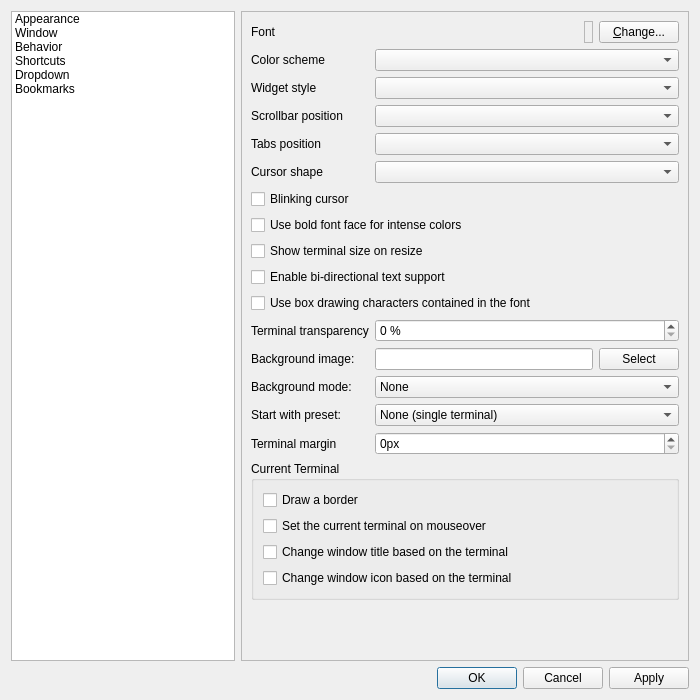
<?xml version="1.0" encoding="UTF-8"?>
<ui version="4.0">
 <class>PropertiesDialog</class>
 <widget class="QDialog" name="PropertiesDialog">
  <property name="geometry">
   <rect>
    <x>0</x>
    <y>0</y>
    <width>700</width>
    <height>700</height>
   </rect>
  </property>
  <property name="windowTitle">
   <string>Terminal settings</string>
  </property>
  <layout class="QGridLayout" name="gridLayout">
   <item row="0" column="0">
    <widget class="QListWidget" name="listWidget">
     <item>
      <property name="text">
       <string>Appearance</string>
      </property>
      <property name="icon">
       <iconset theme="preferences-desktop-theme">
        <normaloff>.</normaloff>.</iconset>
      </property>
     </item>
     <item>
      <property name="text">
       <string>Window</string>
      </property>
      <property name="icon">
       <iconset theme="preferences-system-windows"/>
      </property>
     </item>
     <item>
      <property name="text">
       <string>Behavior</string>
      </property>
      <property name="icon">
       <iconset theme="preferences-system">
        <normaloff>.</normaloff>.</iconset>
      </property>
     </item>
     <item>
      <property name="text">
       <string>Shortcuts</string>
      </property>
      <property name="icon">
       <iconset theme="preferences-desktop-keyboard">
        <normaloff>.</normaloff>.</iconset>
      </property>
     </item>
     <item>
      <property name="text">
       <string>Dropdown</string>
      </property>
      <property name="icon">
       <iconset theme="utilities-terminal">
        <normaloff>.</normaloff>.</iconset>
      </property>
     </item>
     <item>
      <property name="text">
       <string>Bookmarks</string>
      </property>
      <property name="icon">
       <iconset theme="bookmark-new">
        <normaloff>.</normaloff>.</iconset>
      </property>
     </item>
    </widget>
   </item>
   <item row="0" column="1">
    <widget class="QStackedWidget" name="stackedWidget">
     <property name="frameShape">
      <enum>QFrame::StyledPanel</enum>
     </property>
     <property name="currentIndex">
      <number>0</number>
     </property>
     <widget class="QWidget" name="appearancePage">
      <layout class="QVBoxLayout" name="verticalLayout_4">
       <property name="spacing">
        <number>0</number>
       </property>
       <property name="leftMargin">
        <number>0</number>
       </property>
       <property name="topMargin">
        <number>0</number>
       </property>
       <property name="rightMargin">
        <number>0</number>
       </property>
       <property name="bottomMargin">
        <number>0</number>
       </property>
       <item>
        <widget class="QScrollArea" name="scrollArea">
         <property name="frameShape">
          <enum>QFrame::NoFrame</enum>
         </property>
         <property name="widgetResizable">
          <bool>true</bool>
         </property>
         <widget class="QWidget" name="scrollAreaWidgetContents">
          <layout class="QGridLayout" name="gridLayout_2">
           <item row="0" column="0" rowspan="2" colspan="2">
            <widget class="QWidget" name="fontWidget" native="true">
             <layout class="QHBoxLayout" name="horizontalLayout_2">
              <property name="leftMargin">
               <number>0</number>
              </property>
              <property name="topMargin">
               <number>0</number>
              </property>
              <property name="rightMargin">
               <number>0</number>
              </property>
              <property name="bottomMargin">
               <number>0</number>
              </property>
              <item>
               <widget class="QLabel" name="fontLabel">
                <property name="text">
                 <string>Font</string>
                </property>
                <property name="buddy">
                 <cstring>changeFontButton</cstring>
                </property>
               </widget>
              </item>
              <item>
               <spacer name="fontSpacer">
                <property name="orientation">
                 <enum>Qt::Horizontal</enum>
                </property>
                <property name="sizeHint" stdset="0">
                 <size>
                  <width>40</width>
                  <height>20</height>
                 </size>
                </property>
               </spacer>
              </item>
              <item>
               <widget class="QLabel" name="fontSampleLabel">
                <property name="frameShape">
                 <enum>QFrame::StyledPanel</enum>
                </property>
                <property name="text">
                 <string/>
                </property>
                <property name="wordWrap">
                 <bool>false</bool>
                </property>
               </widget>
              </item>
              <item>
               <widget class="QPushButton" name="changeFontButton">
                <property name="text">
                 <string>&amp;Change...</string>
                </property>
               </widget>
              </item>
             </layout>
            </widget>
           </item>
           <item row="2" column="0">
            <widget class="QLabel" name="label_5">
             <property name="text">
              <string>Color scheme</string>
             </property>
             <property name="buddy">
              <cstring>colorSchemaCombo</cstring>
             </property>
            </widget>
           </item>
           <item row="2" column="1">
            <widget class="QComboBox" name="colorSchemaCombo"/>
           </item>
           <item row="3" column="0">
            <widget class="QLabel" name="label_6">
             <property name="text">
              <string>Widget style</string>
             </property>
             <property name="buddy">
              <cstring>styleComboBox</cstring>
             </property>
            </widget>
           </item>
           <item row="3" column="1">
            <widget class="QComboBox" name="styleComboBox"/>
           </item>
           <item row="4" column="0">
            <widget class="QLabel" name="label_7">
             <property name="text">
              <string>Scrollbar position</string>
             </property>
             <property name="buddy">
              <cstring>scrollBarPos_comboBox</cstring>
             </property>
            </widget>
           </item>
           <item row="4" column="1">
            <widget class="QComboBox" name="scrollBarPos_comboBox"/>
           </item>
           <item row="5" column="0">
            <widget class="QLabel" name="label_8">
             <property name="text">
              <string>Tabs position</string>
             </property>
             <property name="buddy">
              <cstring>tabsPos_comboBox</cstring>
             </property>
            </widget>
           </item>
           <item row="5" column="1">
            <widget class="QComboBox" name="tabsPos_comboBox"/>
           </item>
           <item row="6" column="0">
            <widget class="QLabel" name="label_12">
             <property name="text">
              <string>Cursor shape</string>
             </property>
             <property name="buddy">
              <cstring>keybCursorShape_comboBox</cstring>
             </property>
            </widget>
           </item>
           <item row="6" column="1">
            <widget class="QComboBox" name="keybCursorShape_comboBox"/>
           </item>
           <item row="7" column="0" colspan="2">
            <widget class="QCheckBox" name="keybCursorBlinkCheckBox">
             <property name="text">
              <string>Blinking cursor</string>
             </property>
            </widget>
           </item>
           <item row="8" column="0" colspan="2">
            <widget class="QCheckBox" name="boldIntenseCheckBox">
             <property name="toolTip">
              <string>Toggles usage of bold font face for rendering intense colors</string>
             </property>
             <property name="text">
              <string>Use bold font face for intense colors</string>
             </property>
            </widget>
           </item>
           <item row="9" column="0" colspan="2">
            <widget class="QCheckBox" name="showTerminalSizeHintCheckBox">
             <property name="text">
              <string>Show terminal size on resize</string>
             </property>
            </widget>
           </item>
           <item row="10" column="0" colspan="2">
            <widget class="QCheckBox" name="enabledBidiSupportCheckBox">
             <property name="text">
              <string>Enable bi-directional text support</string>
             </property>
            </widget>
           </item>
           <item row="11" column="0" colspan="2">
            <widget class="QCheckBox" name="useFontBoxDrawingCharsCheckBox">
             <property name="toolTip">
              <string>Specify whether box drawing characters should be drawn by QTerminal internally or left to underlying font rendering libraries.</string>
             </property>
             <property name="text">
              <string>Use box drawing characters contained in the font</string>
             </property>
            </widget>
           </item>
           <item row="12" column="0">
            <widget class="QLabel" name="label">
             <property name="text">
              <string>Terminal transparency</string>
             </property>
             <property name="buddy">
              <cstring>termTransparencyBox</cstring>
             </property>
            </widget>
           </item>
           <item row="12" column="1">
            <widget class="QSpinBox" name="termTransparencyBox">
             <property name="suffix">
              <string> %</string>
             </property>
             <property name="minimum">
              <number>0</number>
             </property>
             <property name="maximum">
              <number>100</number>
             </property>
             <property name="value">
              <number>0</number>
             </property>
            </widget>
           </item>
           <item row="13" column="0">
            <widget class="QLabel" name="label_13">
             <property name="text">
              <string>Background image:</string>
             </property>
            </widget>
           </item>
           <item row="13" column="1">
            <layout class="QHBoxLayout" name="horizontalLayout_3">
             <item>
              <widget class="QLineEdit" name="backgroundImageLineEdit"/>
             </item>
             <item>
              <widget class="QPushButton" name="chooseBackgroundImageButton">
               <property name="text">
                <string>Select</string>
               </property>
              </widget>
             </item>
            </layout>
           </item>
           <item row="14" column="0">
            <widget class="QLabel" name="label_16">
             <property name="text">
              <string>Background mode:</string>
             </property>
            </widget>
           </item>
           <item row="14" column="1">
            <widget class="QComboBox" name="backgroundModecomboBox">
             <item>
              <property name="text">
               <string>None</string>
              </property>
             </item>
             <item>
              <property name="text">
               <string>Stretch</string>
              </property>
             </item>
             <item>
              <property name="text">
               <string>Zoom</string>
              </property>
             </item>
             <item>
              <property name="text">
               <string>Fit</string>
              </property>
             </item>
             <item>
              <property name="text">
               <string>Center</string>
              </property>
             </item>
            </widget>
           </item>
           <item row="15" column="0">
            <widget class="QLabel" name="label_9">
             <property name="text">
              <string>Start with preset:</string>
             </property>
             <property name="buddy">
              <cstring>terminalPresetComboBox</cstring>
             </property>
            </widget>
           </item>
           <item row="15" column="1">
            <widget class="QComboBox" name="terminalPresetComboBox">
             <item>
              <property name="text">
               <string>None (single terminal)</string>
              </property>
             </item>
             <item>
              <property name="text">
               <string>2 terminals horizontally</string>
              </property>
             </item>
             <item>
              <property name="text">
               <string>2 terminals vertically</string>
              </property>
             </item>
             <item>
              <property name="text">
               <string>4 terminals</string>
              </property>
             </item>
            </widget>
           </item>
           <item row="16" column="0">
            <widget class="QLabel" name="label_15">
             <property name="text">
              <string>Terminal margin</string>
             </property>
             <property name="buddy">
              <cstring>terminalMarginSpinBox</cstring>
             </property>
            </widget>
           </item>
           <item row="16" column="1">
            <widget class="QSpinBox" name="terminalMarginSpinBox">
             <property name="suffix">
              <string>px</string>
             </property>
            </widget>
           </item>
           <item row="17" column="0" colspan="2">
            <widget class="QGroupBox" name="currentTerminal">
             <property name="title">
              <string>Current Terminal</string>
             </property>
             <layout class="QVBoxLayout" name="verticalLayout_7">
              <item>
               <widget class="QCheckBox" name="highlightCurrentCheckBox">
                <property name="text">
                 <string>Draw a border</string>
                </property>
               </widget>
              </item>
              <item>
               <widget class="QCheckBox" name="focusOnMoueOverCheckBox">
                <property name="text">
                 <string>Set the current terminal on mouseover</string>
                </property>
               </widget>
              </item>
              <item>
               <widget class="QCheckBox" name="changeWindowTitleCheckBox">
                <property name="text">
                 <string>Change window title based on the terminal</string>
                </property>
               </widget>
              </item>
              <item>
               <widget class="QCheckBox" name="changeWindowIconCheckBox">
                <property name="text">
                 <string>Change window icon based on the terminal</string>
                </property>
               </widget>
              </item>
             </layout>
            </widget>
           </item>
           <item row="18" column="0" colspan="2">
            <spacer name="verticalSpacer_3">
             <property name="orientation">
              <enum>Qt::Vertical</enum>
             </property>
             <property name="sizeHint" stdset="0">
              <size>
               <width>20</width>
               <height>0</height>
              </size>
             </property>
            </spacer>
           </item>
          </layout>
         </widget>
        </widget>
       </item>
      </layout>
     </widget>
     <widget class="QWidget" name="windowPage">
      <layout class="QVBoxLayout" name="verticalLayout_6">
       <property name="spacing">
        <number>0</number>
       </property>
       <property name="leftMargin">
        <number>0</number>
       </property>
       <property name="topMargin">
        <number>0</number>
       </property>
       <property name="rightMargin">
        <number>0</number>
       </property>
       <property name="bottomMargin">
        <number>0</number>
       </property>
       <item>
        <widget class="QScrollArea" name="scrollArea2">
         <property name="frameShape">
          <enum>QFrame::NoFrame</enum>
         </property>
         <property name="widgetResizable">
          <bool>true</bool>
         </property>
         <widget class="QWidget" name="scrollAreaWidgetContents2">
          <layout class="QGridLayout" name="gridLayout_3">
           <item row="0" column="0" colspan="2">
            <widget class="QCheckBox" name="showMenuCheckBox">
             <property name="text">
              <string>Show the menu bar</string>
             </property>
            </widget>
           </item>
           <item row="1" column="0" colspan="2">
            <widget class="QCheckBox" name="menuAccelCheckBox">
             <property name="toolTip">
              <string>Accelerators are activated by Alt and can interfere with the terminal.</string>
             </property>
             <property name="text">
              <string>No menu bar accelerator</string>
             </property>
            </widget>
           </item>
           <item row="2" column="0" colspan="2">
            <widget class="QCheckBox" name="borderlessCheckBox">
             <property name="text">
              <string>&amp;Hide Window Borders</string>
             </property>
            </widget>
           </item>
           <item row="3" column="0" colspan="2">
            <widget class="QCheckBox" name="closeTabButtonCheckBox">
             <property name="text">
              <string>Show close button on each tab</string>
             </property>
             <property name="checked">
              <bool>false</bool>
             </property>
            </widget>
           </item>
           <item row="4" column="0" colspan="2">
            <widget class="QCheckBox" name="closeTabOnMiddleClickCheckBox">
             <property name="text">
              <string>Close tab on middle-click</string>
             </property>
             <property name="checked">
              <bool>true</bool>
             </property>
            </widget>
           </item>
           <item row="5" column="0" colspan="2">
            <widget class="QCheckBox" name="hideTabBarCheckBox">
             <property name="text">
              <string>Hide tab bar with only one tab</string>
             </property>
            </widget>
           </item>
           <item row="6" column="0">
            <widget class="QCheckBox" name="fixedTabWidthCheckBox">
             <property name="text">
              <string>Fixed tab width:</string>
             </property>
            </widget>
           </item>
           <item row="6" column="1">
            <widget class="QSpinBox" name="fixedTabWidthSpinBox">
             <property name="enabled">
              <bool>false</bool>
             </property>
             <property name="suffix">
              <string>px</string>
             </property>
             <property name="maximum">
              <number>1000</number>
             </property>
            </widget>
           </item>
           <item row="7" column="0" colspan="2">
            <widget class="QCheckBox" name="savePosOnExitCheckBox">
             <property name="text">
              <string>Save Position when closing</string>
             </property>
            </widget>
           </item>
           <item row="8" column="0" colspan="2">
            <widget class="QCheckBox" name="saveSizeOnExitCheckBox">
             <property name="text">
              <string>Save Size when closing</string>
             </property>
            </widget>
           </item>
           <item row="9" column="0" colspan="2">
            <widget class="QCheckBox" name="saveStateOnExitCheckBox">
             <property name="text">
              <string>Save State when closing</string>
             </property>
            </widget>
           </item>
           <item row="10" column="0" colspan="2">
            <layout class="QHBoxLayout" name="horizontalLayout_4">
             <property name="spacing">
              <number>5</number>
             </property>
             <item>
              <widget class="QLabel" name="fixedSizeLabel">
               <property name="text">
                <string>Start with this size:</string>
               </property>
              </widget>
             </item>
             <item>
              <widget class="QSpinBox" name="fixedWithSpinBox">
               <property name="suffix">
                <string> px</string>
               </property>
              </widget>
             </item>
             <item>
              <widget class="QLabel" name="xLabel">
               <property name="text">
                <string notr="true">×</string>
               </property>
              </widget>
             </item>
             <item>
              <widget class="QSpinBox" name="fixedHeightSpinBox">
               <property name="suffix">
                <string> px</string>
               </property>
              </widget>
             </item>
             <item>
              <widget class="QPushButton" name="getCurrentSizeButton">
               <property name="text">
                <string>Get current size</string>
               </property>
              </widget>
             </item>
             <item>
              <spacer name="horizontalSpacer">
               <property name="orientation">
                <enum>Qt::Horizontal</enum>
               </property>
               <property name="sizeType">
                <enum>QSizePolicy::MinimumExpanding</enum>
               </property>
               <property name="sizeHint" stdset="0">
                <size>
                 <width>5</width>
                 <height>5</height>
                </size>
               </property>
              </spacer>
             </item>
            </layout>
           </item>
           <item row="11" column="0">
            <widget class="QLabel" name="mazeLayoutLabel">
             <property name="text">
              <string>Tabs:</string>
             </property>
            </widget>
           </item>
           <item row="11" column="1">
            <widget class="QComboBox" name="mazeLayoutComboBox">
             <item>
              <property name="text">
               <string>On top (segments)</string>
              </property>
             </item>
             <item>
              <property name="text">
               <string>On the side (Maze default)</string>
              </property>
             </item>
            </widget>
           </item>
           <item row="12" column="0" colspan="2">
            <widget class="QCheckBox" name="mazeGlassCheckBox">
             <property name="text">
              <string>Glass: blur the desktop behind the window frame</string>
             </property>
             <property name="toolTip">
              <string>The terminal itself stays solid black; only the frame around it is glass.</string>
             </property>
            </widget>
           </item>
           <item row="13" column="0" colspan="2">
            <spacer name="verticalSpacer_6">
             <property name="orientation">
              <enum>Qt::Vertical</enum>
             </property>
             <property name="sizeHint" stdset="0">
              <size>
               <width>20</width>
               <height>0</height>
              </size>
             </property>
            </spacer>
           </item>
          </layout>
         </widget>
        </widget>
       </item>
      </layout>
     </widget>
     <widget class="QWidget" name="behaviorPage">
      <layout class="QVBoxLayout" name="verticalLayout_5">
       <property name="spacing">
        <number>0</number>
       </property>
       <property name="leftMargin">
        <number>0</number>
       </property>
       <property name="topMargin">
        <number>0</number>
       </property>
       <property name="rightMargin">
        <number>0</number>
       </property>
       <property name="bottomMargin">
        <number>0</number>
       </property>
       <item>
        <widget class="QScrollArea" name="scrollArea1">
         <property name="frameShape">
          <enum>QFrame::NoFrame</enum>
         </property>
         <property name="widgetResizable">
          <bool>true</bool>
         </property>
         <widget class="QWidget" name="scrollAreaWidgetContents1">
          <layout class="QGridLayout" name="gridLayout_4">
           <item row="2" column="0">
            <spacer name="verticalSpacer_2">
             <property name="orientation">
              <enum>Qt::Vertical</enum>
             </property>
             <property name="sizeHint" stdset="0">
              <size>
               <width>20</width>
               <height>0</height>
              </size>
             </property>
            </spacer>
           </item>
           <item row="0" column="0">
            <widget class="QGroupBox" name="groupBox_2">
             <property name="title">
              <string>Behavior</string>
             </property>
             <layout class="QGridLayout" name="gridLayout_5">
              <item row="0" column="0">
               <widget class="QRadioButton" name="historyLimited">
                <property name="text">
                 <string>History size (in lines)</string>
                </property>
               </widget>
              </item>
              <item row="0" column="1">
               <widget class="QSpinBox" name="historyLimitedTo">
                <property name="minimum">
                 <number>100</number>
                </property>
                <property name="maximum">
                 <number>1000000</number>
                </property>
                <property name="value">
                 <number>1000</number>
                </property>
               </widget>
              </item>
              <item row="1" column="0" colspan="2">
               <widget class="QRadioButton" name="historyUnlimited">
                <property name="text">
                 <string>Unlimited history</string>
                </property>
               </widget>
              </item>
              <item row="2" column="0">
               <widget class="QLabel" name="label_3">
                <property name="text">
                 <string>Action after paste</string>
                </property>
                <property name="buddy">
                 <cstring>motionAfterPasting_comboBox</cstring>
                </property>
               </widget>
              </item>
              <item row="2" column="1">
               <widget class="QComboBox" name="motionAfterPasting_comboBox"/>
              </item>
              <item row="3" column="0">
               <widget class="QLabel" name="label_18">
                <property name="text">
                 <string>Word selection characters</string>
                </property>
               </widget>
              </item>
              <item row="3" column="1">
               <widget class="QLineEdit" name="wordCharactersLineEdit">
                <property name="toolTip">
                 <string>When selecting text by word, consider these characters as part of words in addition to alphanumeric characters</string>
                </property>
                <property name="text">
                 <string>:@-./_~</string>
                </property>
               </widget>
              </item>
              <item row="4" column="0">
               <widget class="QLabel" name="label_4">
                <property name="text">
                 <string>Mouse cursor hiding delay</string>
                </property>
               </widget>
              </item>
              <item row="4" column="1">
               <widget class="QSpinBox" name="mouseAutoHideSpinBox">
                <property name="specialValueText">
                 <string>No hiding</string>
                </property>
                <property name="suffix">
                 <string> sec</string>
                </property>
                <property name="minimum">
                 <number>0</number>
                </property>
                <property name="maximum">
                 <number>60</number>
                </property>
                <property name="value">
                 <number>0</number>
                </property>
               </widget>
              </item>
              <item row="5" column="0" colspan="2">
               <widget class="QCheckBox" name="disableBracketedPasteModeCheckBox">
                <property name="toolTip">
                 <string>Bracketed paste mode is useful for pasting multiline strings.</string>
                </property>
                <property name="text">
                 <string>Forcefully disable bracketed paste mode</string>
                </property>
               </widget>
              </item>
              <item row="6" column="0" colspan="2">
               <widget class="QCheckBox" name="confirmMultilinePasteCheckBox">
                <property name="text">
                 <string>Confirm multiline paste</string>
                </property>
               </widget>
              </item>
              <item row="7" column="0" colspan="2">
               <widget class="QCheckBox" name="trimPastedTrailingNewlinesCheckBox">
                <property name="text">
                 <string>Trim trailing newlines in pasted text</string>
                </property>
               </widget>
              </item>
              <item row="8" column="0" colspan="2">
               <widget class="QCheckBox" name="askOnExitCheckBox">
                <property name="text">
                 <string>Prompt on closing with a running process</string>
                </property>
               </widget>
              </item>
              <item row="9" column="0" colspan="2">
               <widget class="QCheckBox" name="useCwdCheckBox">
                <property name="text">
                 <string>Open new terminals in current working directory</string>
                </property>
               </widget>
              </item>
              <item row="10" column="0" colspan="2">
               <widget class="QCheckBox" name="openNewTabRightToActiveTabCheckBox">
                <property name="toolTip">
                 <string>If unchecked the new tab will be opened as the rightmost tab</string>
                </property>
                <property name="text">
                 <string>Open new tab to the right of the active tab</string>
                </property>
               </widget>
              </item>
              <item row="11" column="0">
               <widget class="QCheckBox" name="audibleBellCheckBox">
                <property name="text">
                 <string>Audible bell</string>
                </property>
               </widget>
              </item>
              <item row="12" column="0">
               <widget class="QLabel" name="label_14">
                <property name="text">
                 <string>Default $TERM</string>
                </property>
               </widget>
              </item>
              <item row="12" column="1">
               <widget class="QComboBox" name="termComboBox">
                <property name="sizePolicy">
                 <sizepolicy hsizetype="Expanding" vsizetype="Fixed">
                  <horstretch>0</horstretch>
                  <verstretch>0</verstretch>
                 </sizepolicy>
                </property>
                <property name="editable">
                 <bool>true</bool>
                </property>
                <property name="currentIndex">
                 <number>1</number>
                </property>
                <item>
                 <property name="text">
                  <string notr="true">xterm</string>
                 </property>
                </item>
                <item>
                 <property name="text">
                  <string notr="true">xterm-256color</string>
                 </property>
                </item>
               </widget>
              </item>
              <item row="13" column="1">
               <widget class="QLineEdit" name="handleHistoryLineEdit"/>
              </item>
              <item row="13" column="0">
               <widget class="QLabel" name="label_17">
                <property name="toolTip">
                 <string>This command will be run with an argument containing the file name of a tempfile containing the scrollback history</string>
                </property>
                <property name="text">
                 <string>Handle history command</string>
                </property>
               </widget>
              </item>
              <item row="14" column="0" colspan="2">
               <widget class="QCheckBox" name="mazePasteGuardCheckBox">
                <property name="text">
                 <string>Check pastes for hidden characters and risky commands (Maze paste guard)</string>
                </property>
                <property name="toolTip">
                 <string>Stops escape sequences, invisible and direction-changing characters, and asks before download-and-run, sudo or wipes. Clean pastes go straight through.</string>
                </property>
               </widget>
              </item>
             </layout>
            </widget>
           </item>
           <item row="1" column="0">
            <widget class="QGroupBox" name="groupBox_4">
             <property name="title">
              <string>Emulation</string>
             </property>
             <layout class="QGridLayout" name="gridLayout_6">
              <item row="0" column="0">
               <widget class="QComboBox" name="emulationComboBox"/>
              </item>
              <item row="1" column="0">
               <widget class="QLabel" name="label_2">
                <property name="text">
                 <string>&lt;html&gt;&lt;head/&gt;&lt;body&gt;&lt;p&gt;Which behavior to emulate. Note that this does not have to match your operating system.&lt;/p&gt;&lt;p&gt;If you are not sure, use the &lt;span style=&quot; font-weight:600;&quot;&gt;default&lt;/span&gt; emulation.&lt;/p&gt;&lt;/body&gt;&lt;/html&gt;</string>
                </property>
                <property name="textFormat">
                 <enum>Qt::RichText</enum>
                </property>
                <property name="wordWrap">
                 <bool>true</bool>
                </property>
               </widget>
              </item>
             </layout>
            </widget>
           </item>
          </layout>
         </widget>
        </widget>
       </item>
      </layout>
     </widget>
     <widget class="QWidget" name="shortcutsPage">
      <layout class="QVBoxLayout" name="verticalLayout">
       <item>
        <widget class="QTableWidget" name="shortcutsWidget">
         <property name="toolTip">
          <string>To edit a Shortcut:
1. Double-click its Key
2. Press the desired combination and release it
3. Click on a Shortcut or press Enter

To remove/disable a Shortcut, at point 2 press only a modifier (like Shift)</string>
         </property>
         <property name="alternatingRowColors">
          <bool>true</bool>
         </property>
         <property name="verticalScrollMode">
          <enum>QAbstractItemView::ScrollPerPixel</enum>
         </property>
         <property name="horizontalScrollMode">
          <enum>QAbstractItemView::ScrollPerPixel</enum>
         </property>
         <property name="sortingEnabled">
          <bool>true</bool>
         </property>
         <attribute name="horizontalHeaderDefaultSectionSize">
          <number>105</number>
         </attribute>
         <attribute name="horizontalHeaderStretchLastSection">
          <bool>true</bool>
         </attribute>
         <attribute name="verticalHeaderVisible">
          <bool>false</bool>
         </attribute>
         <column>
          <property name="text">
           <string>Shortcut</string>
          </property>
         </column>
         <column>
          <property name="text">
           <string>Key</string>
          </property>
         </column>
        </widget>
       </item>
      </layout>
     </widget>
     <widget class="QWidget" name="dropdownPage">
      <layout class="QVBoxLayout" name="verticalLayout_3">
       <item>
        <widget class="QCheckBox" name="dropShowOnStartCheckBox">
         <property name="text">
          <string>Show on start</string>
         </property>
        </widget>
       </item>
       <item>
        <widget class="QCheckBox" name="dropKeepOpenCheckBox">
         <property name="toolTip">
          <string>A lock button is shown on horizontal tab bar</string>
         </property>
         <property name="text">
          <string>Keep window open when it loses focus</string>
         </property>
        </widget>
       </item>
       <item>
        <widget class="QGroupBox" name="groupBox_3">
         <property name="title">
          <string>Size</string>
         </property>
         <layout class="QVBoxLayout" name="verticalLayout_2">
          <item>
           <layout class="QFormLayout" name="formLayout">
            <property name="fieldGrowthPolicy">
             <enum>QFormLayout::ExpandingFieldsGrow</enum>
            </property>
            <item row="0" column="0">
             <widget class="QLabel" name="dropHeightLabel">
              <property name="text">
               <string>Height</string>
              </property>
              <property name="buddy">
               <cstring>dropHeightSpinBox</cstring>
              </property>
             </widget>
            </item>
            <item row="0" column="1">
             <widget class="QSpinBox" name="dropHeightSpinBox">
              <property name="suffix">
               <string>%</string>
              </property>
              <property name="minimum">
               <number>25</number>
              </property>
              <property name="maximum">
               <number>100</number>
              </property>
             </widget>
            </item>
            <item row="1" column="0">
             <widget class="QLabel" name="dropWidthLabel">
              <property name="text">
               <string>Width</string>
              </property>
              <property name="buddy">
               <cstring>dropWidthSpinBox</cstring>
              </property>
             </widget>
            </item>
            <item row="1" column="1">
             <widget class="QSpinBox" name="dropWidthSpinBox">
              <property name="suffix">
               <string>%</string>
              </property>
              <property name="minimum">
               <number>25</number>
              </property>
              <property name="maximum">
               <number>100</number>
              </property>
             </widget>
            </item>
           </layout>
          </item>
         </layout>
        </widget>
       </item>
       <item>
        <layout class="QFormLayout" name="dropShortCutFormLayout">
         <item row="0" column="0">
          <widget class="QLabel" name="dropShortCutLabel">
           <property name="text">
            <string>Shortcut:</string>
           </property>
          </widget>
         </item>
        </layout>
       </item>
       <item>
        <widget class="QLabel" name="waylandLabel">
         <property name="text">
          <string>Note: On Wayland, the shortcut has to be added in the compositor settings for 'qterminal -d'.</string>
         </property>
         <property name="wordWrap">
          <bool>true</bool>
         </property>
        </widget>
       </item>
       <item>
        <spacer name="verticalSpacer">
         <property name="orientation">
          <enum>Qt::Orientation::Vertical</enum>
         </property>
         <property name="sizeType">
          <enum>QSizePolicy::Policy::Fixed</enum>
         </property>
         <property name="sizeHint" stdset="0">
          <size>
           <width>20</width>
           <height>10</height>
          </size>
         </property>
        </spacer>
       </item>
       <item>
        <layout class="QFormLayout" name="lockShortCutFormLayout">
         <item row="0" column="0">
          <widget class="QLabel" name="lockShortCutLabel">
           <property name="text">
            <string>Lock shortcut:</string>
           </property>
          </widget>
         </item>
        </layout>
       </item>
       <item>
        <spacer name="verticalSpacer_5">
         <property name="orientation">
          <enum>Qt::Vertical</enum>
         </property>
         <property name="sizeHint" stdset="0">
          <size>
           <width>20</width>
           <height>78</height>
          </size>
         </property>
        </spacer>
       </item>
      </layout>
     </widget>
     <widget class="QWidget" name="bookmarksPage">
      <layout class="QGridLayout" name="gridLayout_7">
       <item row="0" column="0">
        <widget class="QCheckBox" name="useBookmarksCheckBox">
         <property name="text">
          <string>Enable bookmarks</string>
         </property>
        </widget>
       </item>
       <item row="1" column="0">
        <layout class="QHBoxLayout" name="FindBookmarkLayout">
         <item>
          <widget class="QLabel" name="label_10">
           <property name="text">
            <string>Bookmark file</string>
           </property>
           <property name="buddy">
            <cstring>bookmarksLineEdit</cstring>
           </property>
          </widget>
         </item>
         <item>
          <widget class="QLineEdit" name="bookmarksLineEdit"/>
         </item>
         <item>
          <widget class="QPushButton" name="bookmarksButton">
           <property name="text">
            <string>Find...</string>
           </property>
          </widget>
         </item>
        </layout>
       </item>
       <item row="2" column="0">
        <widget class="QLabel" name="label_11">
         <property name="text">
          <string>You can specify your own bookmarks file location. It allows easy bookmark sharing with tools like OwnCloud or Dropbox.</string>
         </property>
         <property name="wordWrap">
          <bool>true</bool>
         </property>
        </widget>
       </item>
       <item row="3" column="0">
        <widget class="QGroupBox" name="groupBox_5">
         <property name="title">
          <string>Edit bookmark file contents</string>
         </property>
         <layout class="QGridLayout" name="gridLayout_8">
          <item row="0" column="0">
           <widget class="QPlainTextEdit" name="bookmarkPlainEdit">
            <property name="font">
             <font>
              <family>Bera Sans Mono [bitstream]</family>
              <pointsize>11</pointsize>
             </font>
            </property>
            <property name="lineWrapMode">
             <enum>QPlainTextEdit::NoWrap</enum>
            </property>
           </widget>
          </item>
         </layout>
        </widget>
       </item>
      </layout>
     </widget>
    </widget>
   </item>
   <item row="1" column="0" colspan="2">
    <widget class="QDialogButtonBox" name="buttonBox">
     <property name="orientation">
      <enum>Qt::Horizontal</enum>
     </property>
     <property name="standardButtons">
      <set>QDialogButtonBox::Apply|QDialogButtonBox::Cancel|QDialogButtonBox::Ok</set>
     </property>
    </widget>
   </item>
  </layout>
 </widget>
 <resources/>
 <connections>
  <connection>
   <sender>buttonBox</sender>
   <signal>accepted()</signal>
   <receiver>PropertiesDialog</receiver>
   <slot>accept()</slot>
   <hints>
    <hint type="sourcelabel">
     <x>224</x>
     <y>227</y>
    </hint>
    <hint type="destinationlabel">
     <x>157</x>
     <y>248</y>
    </hint>
   </hints>
  </connection>
  <connection>
   <sender>buttonBox</sender>
   <signal>rejected()</signal>
   <receiver>PropertiesDialog</receiver>
   <slot>reject()</slot>
   <hints>
    <hint type="sourcelabel">
     <x>292</x>
     <y>233</y>
    </hint>
    <hint type="destinationlabel">
     <x>286</x>
     <y>248</y>
    </hint>
   </hints>
  </connection>
  <connection>
   <sender>listWidget</sender>
   <signal>currentRowChanged(int)</signal>
   <receiver>stackedWidget</receiver>
   <slot>setCurrentIndex(int)</slot>
   <hints>
    <hint type="sourcelabel">
     <x>96</x>
     <y>70</y>
    </hint>
    <hint type="destinationlabel">
     <x>147</x>
     <y>24</y>
    </hint>
   </hints>
  </connection>
  <connection>
   <sender>fixedTabWidthCheckBox</sender>
   <signal>toggled(bool)</signal>
   <receiver>fixedTabWidthSpinBox</receiver>
   <slot>setEnabled(bool)</slot>
   <hints>
    <hint type="sourcelabel">
     <x>350</x>
     <y>275</y>
    </hint>
    <hint type="destinationlabel">
     <x>618</x>
     <y>275</y>
    </hint>
   </hints>
  </connection>
  <connection>
   <sender>historyUnlimited</sender>
   <signal>toggled(bool)</signal>
   <receiver>historyLimitedTo</receiver>
   <slot>setDisabled(bool)</slot>
   <hints>
    <hint type="sourcelabel">
     <x>342</x>
     <y>102</y>
    </hint>
    <hint type="destinationlabel">
     <x>640</x>
     <y>77</y>
    </hint>
   </hints>
  </connection>
 </connections>
</ui>
